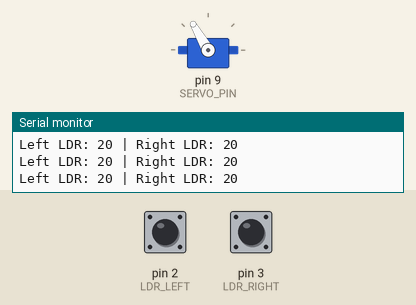
This sketch was run on a simulated Arduino Uno, built with avr-gcc and run on an emulated ATmega328P. Shown: servo, the last lines printed to the serial monitor. The inputs (shaded band) are chosen by the test bench; at power-on: pin 3 (LDR_RIGHT) LOW, pin 2 (LDR_LEFT) LOW.

Above: at 1.8 s.
1.9 s: pin 3 (LDR_RIGHT) pulled HIGH for 1 s
At 2.4 s:
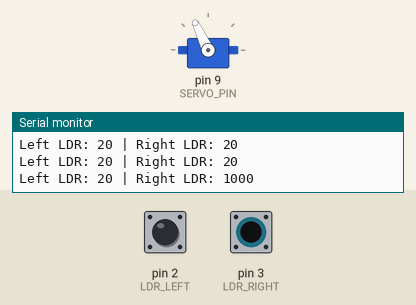
4.5 s: pin 2 (LDR_LEFT) pulled HIGH for 3.2 s
At 6.4 s:
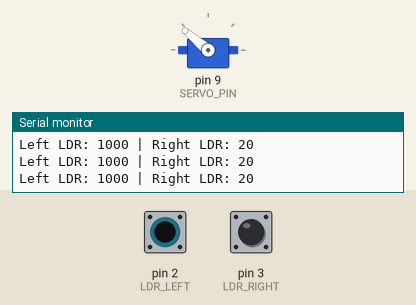
9.5 s: pin 3 (LDR_RIGHT) pulled HIGH for 3.2 s
At 10.9 s:
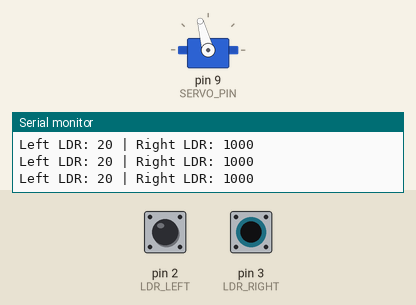
14.5 s: pin 2 (LDR_LEFT) driven HIGH
At 14.9 s:
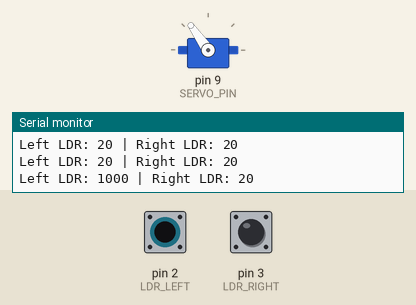
17.5 s: pin 2 (LDR_LEFT) driven LOW
19.0 s: pin 2 (LDR_LEFT) driven HIGH
At 24.8 s:
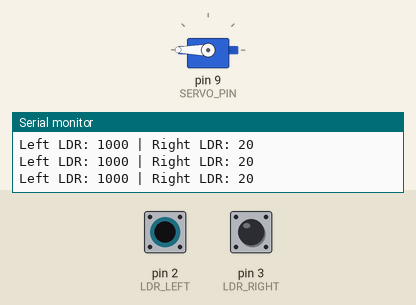
Timing chart, 0 to 26.0 s (numbered marks = the images above; inputs shaded):
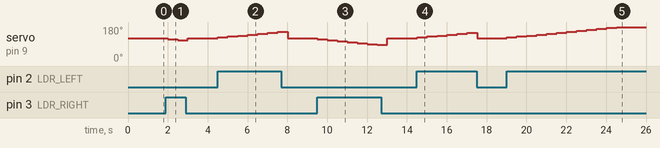

The sketch:

Arduino_sun_tracking.ino
```cpp
#include <Servo.h>

#define LDR_LEFT 2   // Digital pin for left LDR module (D0)
#define LDR_RIGHT 3  // Digital pin for right LDR module (D0)
#define SERVO_PIN 9  // Servo motor pin

Servo solarServo;
int servoPos = 120; // Initial servo position (facing straight up)
int threshold = 50; // Hysteresis to prevent oscillations

void setup() {
  pinMode(LDR_LEFT, INPUT);
  pinMode(LDR_RIGHT, INPUT);
  solarServo.attach(SERVO_PIN);
  solarServo.write(servoPos);
  Serial.begin(9600);
}

void loop() {
  int leftLDR = digitalRead(LDR_LEFT) ? 1000 : 20;  // Simulating digital output behavior
  int rightLDR = digitalRead(LDR_RIGHT) ? 1000 : 20;

  Serial.print("Left LDR: ");
  Serial.print(leftLDR);
  Serial.print(" | Right LDR: ");
  Serial.println(rightLDR);

  if (abs(leftLDR - rightLDR) < threshold) {
    // Sun is overhead, reset to 90 degrees
    servoPos = 120;
  } else if (leftLDR > rightLDR) {
    // Move servo to the right
    servoPos = constrain(servoPos + 5, 0, 180);
  } else {
    // Move servo to the left
    servoPos = constrain(servoPos - 5, 0, 180);
  }

  solarServo.write(servoPos);
  delay(500);  // Adjust delay to control servo movement speed
}
```

Measured:
- after the input at 1.9 s, servo on pin 9 (SERVO_PIN): 120° → 115° after 0.10 s, → 110° 0.50 s later, → 120° 0.50 s later
- after the input at 4.5 s, servo on pin 9 (SERVO_PIN): rises from 120° to 155° in 3.0 s, then falls to 120° in 0.50 s
- after the input at 9.5 s, servo on pin 9 (SERVO_PIN): 120° → 115° at once, → 110° 0.50 s later, → 105° 0.50 s later, → 100° 0.50 s later, … (8 changes in this stretch)
- after the input at 14.5 s, servo on pin 9 (SERVO_PIN): moves from 120° to 150° over 2.5 s, starting at once
- after the input at 19.0 s, servo on pin 9 (SERVO_PIN): moves from 120° to 180° over 5.5 s, starting at once
